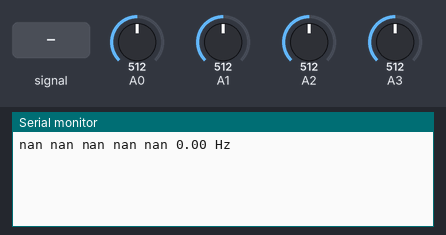
A sketch run on a simulated Arduino Uno, built with avr-gcc and run on an emulated ATmega328P. Shown: the last lines printed to the serial monitor. The test bench sets the inputs (shaded band); at power-on: A1 = 512, A3 = 512, A0 = 512, A2 = 512.

Above: at 1.2 s.
1.3 s: A3 fed a 200 Hz sine of ±81 counts around its level
At 2.8 s:
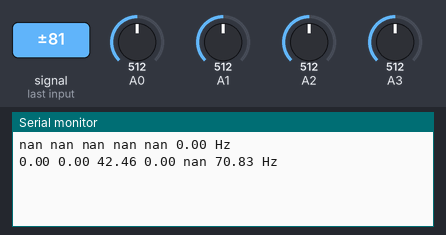
4.3 s: A1 set to 716
At 5.4 s:
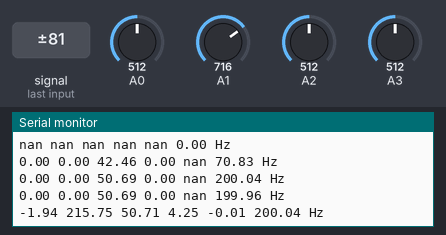
6.5 s: A3 set to 716
At 7.8 s:
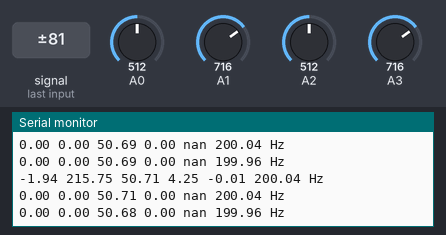
8.0 s: A3 set to 992
At 8.8 s:
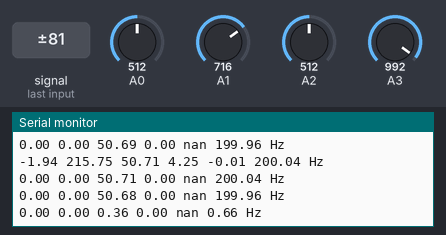
Timing chart, 0 to 10.5 s (numbered marks = the images above; inputs shaded):
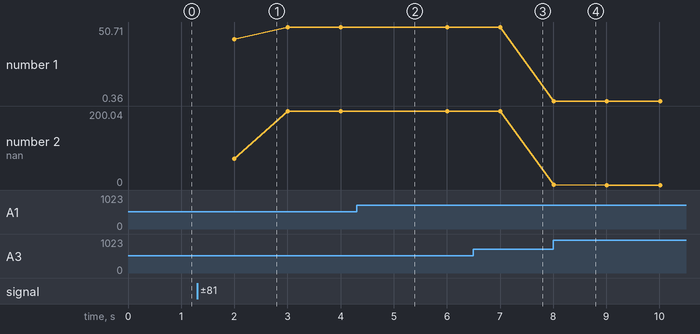

Measured:
- after the input at 1.3 s, the serial monitor: prints a new line after 0.70 s (image 1)
- after the input at 4.3 s, the serial monitor: prints a new line after 0.71 s (image 2)
- after the input at 6.5 s, the serial monitor: prints a new line after 0.51 s (image 3)
- after the input at 8.0 s, the serial monitor: prints a new line at once (image 4)
- plotted number 1: 50.71 → 50.68 after the input at 6.5 s, 50.68 → 0.36 after the input at 8.0 s

The sketch:

EmonLib.ino
```cpp
// (licence header left out)
int analog_inputs_enabled[6] = {1,1,1,1,0,0};
signed int analog_input_values[6] = {0,0,0,0,0,0};

int conversion_in_progress = 0;
int sample_in_register;
int next_conversion = 0;

unsigned long timer;

double realPower, apparentPower, powerFactor, Vrms, Irms;

//Calibration coeficients
//These need to be set in order to obtain accurate results
double VCAL = 275;
double ICAL = 111.1;
double PHASECAL= 1.7;

int inPinV = 2;
signed int lastSampleV,sampleV;
signed long shifted_filterV;
float sumV, total_sumV;

int inPinI1 = 0;
signed int lastSampleI1,sampleI1;
signed long shifted_filterI1;
float sumI1,sumP1,total_sumI1,total_sumP1;

int inPinI2 = 1;
signed int lastSampleI2,sampleI2;
signed long shifted_filterI2;
float sumI2,sumP2,total_sumI2,total_sumP2;

int inPinI3 = 3;
signed int lastSampleI3,sampleI3;
signed long shifted_filterI3;
float sumI3,sumP3,total_sumI3,total_sumP3;

unsigned int numberOfSamples = 0, total_numberOfSamples;
unsigned int numberOfCycles = 0;

boolean last_cyclestate, cyclestate = false;
unsigned long last_cycle_time, cycle_period;
unsigned long total_cycle_period = 0;

void setup()
{
  Serial.begin(9600);

  // REFS0 sets AVcc with external capacitor on AREF pin
  // CT1PIN sets the analog input pin to start reading from
  ADMUX = _BV(REFS0) | next_conversion;

  ADCSRA = _BV(ADATE) | _BV(ADIE);

  ADCSRA |= _BV(ADPS2) | _BV(ADPS1) | _BV(ADPS0);

  ADCSRA |= _BV(ADEN) | _BV(ADSC);

  last_cycle_time = micros();
}

// ISR(ADC_vect) is the function called after each single channel ADC conversion is complete
// this function handle's cycling through all enabled analog inputs storing the result in the analog_input_values array
// The calc() function is called once all enabled analog inputs have been sampled.
ISR(ADC_vect)
{
  sample_in_register = conversion_in_progress;
  conversion_in_progress = next_conversion;

  analog_input_values[sample_in_register] = ADC;

  // Set the adc channel to read from the sample after the current one already underway
  // the value of which will not be in the next ISR call but the one after.

  // cycle through analog inputs to the next input which is enabled

  boolean next_conversion_set=false;
  while (next_conversion_set==false)
  {
    next_conversion++;
    // If we've looped through all analog inputs then go back to the start and call the calc function
    if (next_conversion>5) next_conversion = 0;
    if (analog_inputs_enabled[next_conversion]) {ADMUX = _BV(REFS0) | next_conversion; next_conversion_set = true;}

    // If we're starting at input zero again then a whole set of inputs have been sampled, time to do calcs
    if (next_conversion==0) calc();
  }
}

void calc()
{
  signed long shiftedFCL;
  static signed long filteredV;
  static signed long filteredI1;
  static signed long filteredI2;
  static signed long filteredI3;

  signed long n;

  numberOfSamples++;                                   // Count number of times looped.

  // VOLTAGE
  lastSampleV=sampleV;                                 // Used for digital high pass filter
  sampleV = analog_input_values[inPinV];               // Read in raw voltage signal

  // See documentation here for tutorial on digital filters:
  // http://openenergymonitor.org/emon/buildingblocks/digital-filters-for-offset-removal
  shiftedFCL = shifted_filterV + (long)((sampleV-lastSampleV)<<8);
  shifted_filterV = shiftedFCL - (shiftedFCL>>8);
  filteredV = (shifted_filterV+128)>>8;

  sumV += filteredV * filteredV;

  // CT1
  lastSampleI1=sampleI1;
  sampleI1 = analog_input_values[inPinI1];

  shiftedFCL = shifted_filterI1 + (long)((sampleI1-lastSampleI1)<<8);
  shifted_filterI1 = shiftedFCL - (shiftedFCL>>8);
  filteredI1 = (shifted_filterI1+128)>>8;

  sumI1 += filteredI1 * filteredI1;
  sumP1 += filteredV * filteredI1;

  // CT2
  lastSampleI2=sampleI2;
  sampleI2 = analog_input_values[inPinI2];

  shiftedFCL = shifted_filterI2 + (long)((sampleI2-lastSampleI2)<<8);
  shifted_filterI2 = shiftedFCL - (shiftedFCL>>8);
  filteredI2 = (shifted_filterI2+128)>>8;

  sumI2 += filteredI2 * filteredI2;
  sumP2 += filteredV * filteredI2;

  // CT3
  lastSampleI3=sampleI3;
  sampleI3 = analog_input_values[inPinI3];

  shiftedFCL = shifted_filterI3 + (long)((sampleI3-lastSampleI3)<<8);
  shifted_filterI3 = shiftedFCL - (shiftedFCL>>8);
  filteredI3 = (shifted_filterI3+128)>>8;

  sumI3 += filteredI3 * filteredI3;
  sumP3 += filteredV * filteredI3;


  //

  last_cyclestate = cyclestate;
  if (filteredV>0) cyclestate = true; else cyclestate = false;

  if (last_cyclestate == 0 && cyclestate == 1) {
    numberOfCycles ++;

    unsigned long cycle_time = micros();
    cycle_period = cycle_time - last_cycle_time;
    last_cycle_time = cycle_time;

    total_cycle_period += cycle_period;

    total_numberOfSamples = numberOfSamples;
    total_sumV = sumV;

    total_sumI1 = sumI1;
    total_sumP1 = sumP1;

    total_sumI2 = sumI2;
    total_sumP2 = sumP2;

    total_sumI3 = sumI3;
    total_sumP3 = sumP3;
  }
}

void loop()
{
  if ((millis()-timer)>1000)
  {
    timer = millis();

    //-------------------------------------------------------------------------------------------------------------------------
    // 3) Post loop calculations
    //-------------------------------------------------------------------------------------------------------------------------
    //Calculation of the root of the mean of the voltage and current squared (rms)
    //Calibration coeficients applied.

    int SUPPLYVOLTAGE = 3300;

    double V_RATIO = VCAL *((SUPPLYVOLTAGE/1000.0) / 1023.0);
    Vrms = V_RATIO * sqrt(total_sumV / total_numberOfSamples);

    double I_RATIO = ICAL *((SUPPLYVOLTAGE/1000.0) / 1023.0);
    Irms = I_RATIO * sqrt(total_sumI1 / total_numberOfSamples);

    //Calculation power values
    realPower = V_RATIO * I_RATIO * total_sumP1 / total_numberOfSamples;
    apparentPower = Vrms * Irms;
    powerFactor=realPower / apparentPower;

    //Reset accumulators
    sumV = 0;

    sumI1 = 0;
    sumP1 = 0;

    sumI2 = 0;
    sumP2 = 0;

    sumI3 = 0;
    sumP3 = 0;

    numberOfSamples = 0;

    Serial.print(realPower);
    Serial.print(' ');
    Serial.print(apparentPower);
    Serial.print(' ');
    Serial.print(Vrms);
    Serial.print(' ');
    Serial.print(Irms);
    Serial.print(' ');
    Serial.print(powerFactor);
    Serial.print(' ');

    Serial.print(1.0/((total_cycle_period / numberOfCycles) /1000000.0));
    total_cycle_period = 0;
    numberOfCycles = 0;

    Serial.println(" Hz");
  }
}
```
